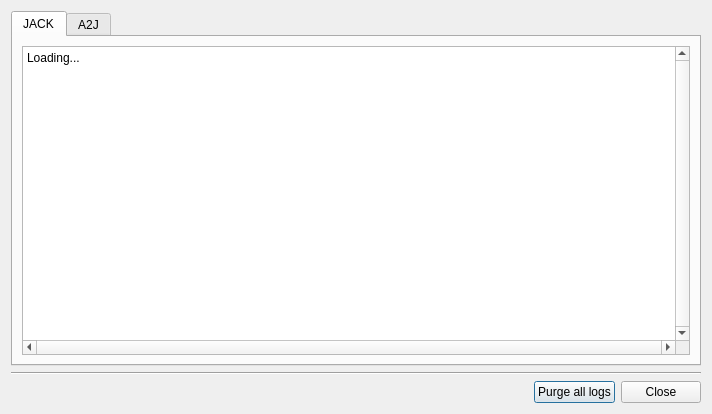
<?xml version="1.0" encoding="UTF-8"?>
<ui version="4.0">
 <class>LogsW</class>
 <widget class="QDialog" name="LogsW">
  <property name="geometry">
   <rect>
    <x>0</x>
    <y>0</y>
    <width>712</width>
    <height>414</height>
   </rect>
  </property>
  <property name="windowTitle">
   <string>Logs</string>
  </property>
  <layout class="QGridLayout" name="gridLayout">
   <item row="0" column="0" colspan="4">
    <widget class="QTabWidget" name="tabWidget">
     <property name="currentIndex">
      <number>0</number>
     </property>
     <widget class="QWidget" name="tab_jack">
      <attribute name="title">
       <string>JACK</string>
      </attribute>
      <layout class="QVBoxLayout" name="verticalLayout">
       <item>
        <widget class="QPlainTextEdit" name="pte_jack">
         <property name="verticalScrollBarPolicy">
          <enum>Qt::ScrollBarAlwaysOn</enum>
         </property>
         <property name="horizontalScrollBarPolicy">
          <enum>Qt::ScrollBarAlwaysOn</enum>
         </property>
         <property name="lineWrapMode">
          <enum>QPlainTextEdit::NoWrap</enum>
         </property>
         <property name="plainText">
          <string>Loading...</string>
         </property>
         <property name="textInteractionFlags">
          <set>Qt::LinksAccessibleByMouse|Qt::TextSelectableByKeyboard|Qt::TextSelectableByMouse</set>
         </property>
        </widget>
       </item>
      </layout>
     </widget>
     <widget class="QWidget" name="tab_a2j">
      <attribute name="title">
       <string>A2J</string>
      </attribute>
      <layout class="QVBoxLayout" name="verticalLayout_3">
       <item>
        <widget class="QPlainTextEdit" name="pte_a2j">
         <property name="verticalScrollBarPolicy">
          <enum>Qt::ScrollBarAlwaysOn</enum>
         </property>
         <property name="horizontalScrollBarPolicy">
          <enum>Qt::ScrollBarAlwaysOn</enum>
         </property>
         <property name="lineWrapMode">
          <enum>QPlainTextEdit::NoWrap</enum>
         </property>
         <property name="plainText">
          <string>Loading...</string>
         </property>
         <property name="textInteractionFlags">
          <set>Qt::LinksAccessibleByMouse|Qt::TextSelectableByKeyboard|Qt::TextSelectableByMouse</set>
         </property>
        </widget>
       </item>
      </layout>
     </widget>
    </widget>
   </item>
   <item row="1" column="0" colspan="4">
    <widget class="Line" name="line">
     <property name="orientation">
      <enum>Qt::Horizontal</enum>
     </property>
    </widget>
   </item>
   <item row="2" column="2">
    <widget class="QPushButton" name="b_purge">
     <property name="text">
      <string>Purge all logs</string>
     </property>
    </widget>
   </item>
   <item row="2" column="3">
    <widget class="QPushButton" name="b_close">
     <property name="text">
      <string>Close</string>
     </property>
    </widget>
   </item>
   <item row="2" column="1">
    <spacer name="horizontalSpacer">
     <property name="orientation">
      <enum>Qt::Horizontal</enum>
     </property>
     <property name="sizeHint" stdset="0">
      <size>
       <width>40</width>
       <height>20</height>
      </size>
     </property>
    </spacer>
   </item>
  </layout>
 </widget>
 <connections>
  <connection>
   <sender>b_close</sender>
   <signal>clicked()</signal>
   <receiver>LogsW</receiver>
   <slot>close()</slot>
   <hints>
    <hint type="sourcelabel">
     <x>665</x>
     <y>395</y>
    </hint>
    <hint type="destinationlabel">
     <x>355</x>
     <y>206</y>
    </hint>
   </hints>
  </connection>
 </connections>
</ui>
